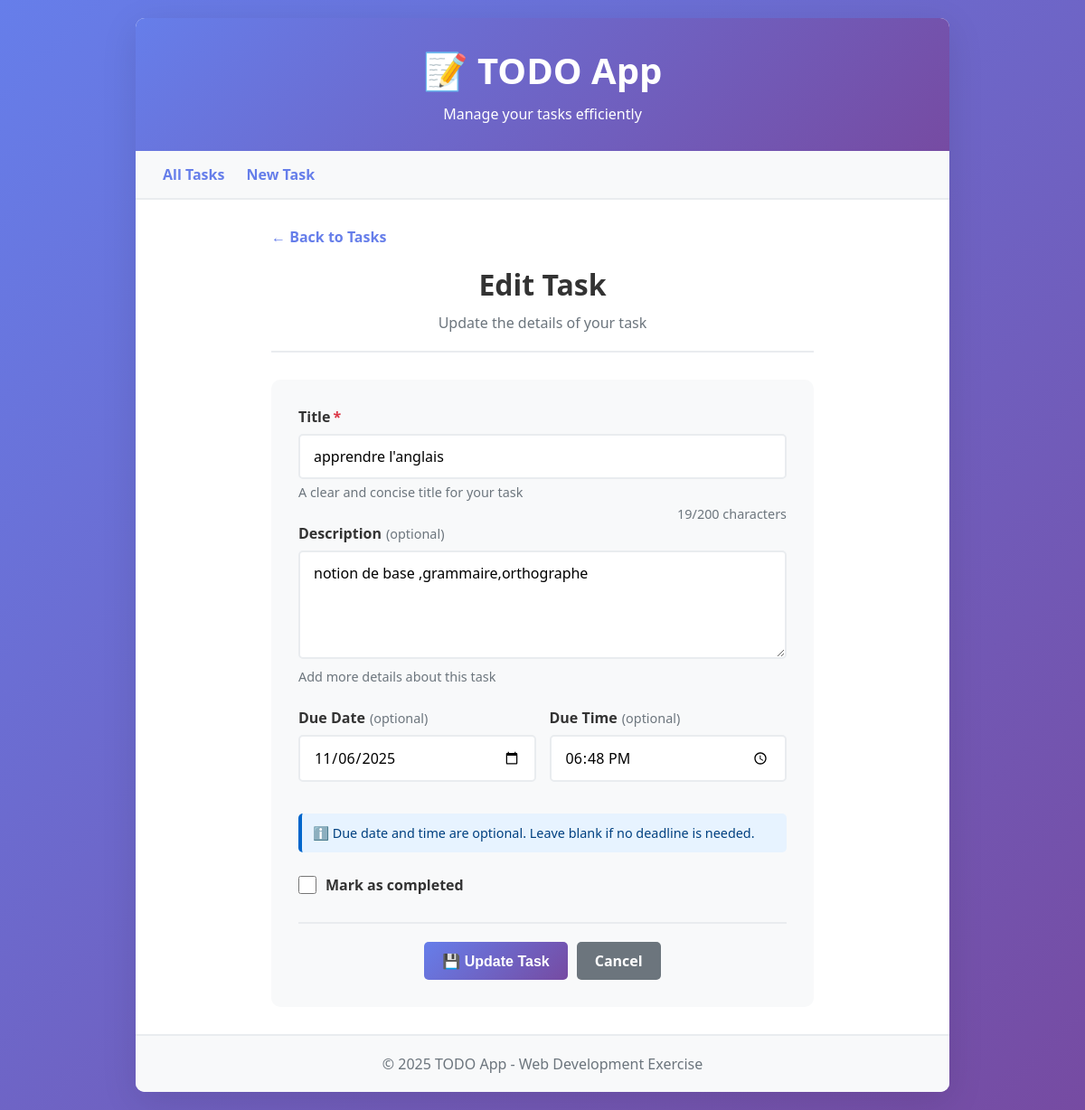
Page /2/update/ on the committed database.
### todo/models.py (models this page shows, shortened)
class Task(models.Model):
    title = models.CharField(max_length=200)
    description = models.TextField(blank=True, null=True)
    completed = models.BooleanField(default=False)
    due_date = models.DateField(blank=True, null=True)
    due_time = models.TimeField(blank=True, null=True)
    created_at = models.DateTimeField(auto_now_add=True)
    updated_at = models.DateTimeField(auto_now=True)
    class Meta:
        ordering = ['-created_at']  # Les plus récents en premier

### todo/views.py (the view, shortened to what this page needs)
# urls.py: path('<int:pk>/update/', views.task_update, name='task_update'),
def task_update(request, pk):
    task = get_object_or_404(Task, pk=pk)
    return render(request, 'task_form.html', {'task': task})

### todo/templates/task_form.html (shortened to what this page needs)
{% extends 'base.html' %}
{% block content %}
<div class="form-container">
    <a href="{% url 'task_list' %}" class="back-link">
        ← Back to Tasks
    </a>
    <div class="form-header">
        <h2>{% if task %}Edit Task{% else %}Create New Task{% endif %}</h2>
        <p>{% if task %}Update the details of your task{% else %}Add a new task to your list{% endif %}</p>
    </div>
    <div class="form-card">
        <form method="post" id="taskForm">
            <div class="form-group">
                <label for="id_title" class="form-label">
                    Title<span class="required">*</span>
                </label>
                <input
                    type="text"
                    name="title"
                    id="id_title"
                    class="form-control {% if form.title.errors %}error{% endif %}"
                    value="{% if task %}{{ task.title }}{% endif %}"
                    placeholder="Enter task title"
                    required
                    maxlength="200"
                >
                <small class="form-help">A clear and concise title for your task</small>
            </div>
            <div class="form-group">
                <label for="id_description" class="form-label">
                    Description<span class="optional">(optional)</span>
                </label>
                <textarea
                    name="description"
                    id="id_description"
                    class="form-control {% if form.description.errors %}error{% endif %}"
                    placeholder="Enter task description"
                >{% if task %}{{ task.description }}{% endif %}</textarea>
                <small class="form-help">Add more details about this task</small>
            </div>
            <div class="form-row">
                <div class="form-group">
                    <label for="id_due_date" class="form-label">
                        Due Date<span class="optional">(optional)</span>
                    </label>
                    <input
                        type="date"
                        name="due_date"
                        id="id_due_date"
                        class="form-control {% if form.due_date.errors %}error{% endif %}"
                        value="{% if task and task.due_date %}{{ task.due_date|date:'Y-m-d' }}{% endif %}"
                    >
                </div>
                <div class="form-group">
                    <label for="id_due_time" class="form-label">
                        Due Time<span class="optional">(optional)</span>
                    </label>
                    <input
                        type="time"
                        name="due_time"
                        id="id_due_time"
                        class="form-control {% if form.due_time.errors %}error{% endif %}"
                        value="{% if task and task.due_time %}{{ task.due_time|time:'H:i' }}{% endif %}"
                    >
                </div>
            </div>
            <div class="datetime-info">
                ℹ️ Due date and time are optional. Leave blank if no deadline is needed.
            </div>
            {% if task %}
            <div class="form-group" style="margin-top: 25px;">
                <div class="checkbox-group">
                    <input
                        type="checkbox"
                        name="completed"
                        id="id_completed"
                    >
                    <label for="id_completed" class="form-label">Mark as completed</label>
                </div>
            </div>
            {% endif %}
            <div class="form-actions">
                <button type="submit" class="btn btn-primary">
                    {% if task %}💾 Update Task{% else %}➕ Create Task{% endif %}
                </button>
                <a href="{% url 'task_list' %}" class="btn btn-secondary">Cancel</a>
            </div>
        </form>
    </div>
</div>
{% endblock %}

### todo/templates/base.html (style rules this page uses)
* { margin: 0; padding: 0; box-sizing: border-box; }
body { font-family: 'Segoe UI', Tahoma, Geneva, Verdana, sans-serif; background: linear-gradient(135deg, #667eea 0%, #764ba2 100%); min-height: 100vh; padding: 20px; }
.btn { display: inline-block; padding: 10px 20px; border: none; border-radius: 5px; cursor: pointer; text-decoration: none; font-size: 16px; transition: all 0.3s; font-weight: 600; }
.btn-primary { background: linear-gradient(135deg, #667eea 0%, #764ba2 100%); color: white; }
.btn-secondary { background: #6c757d; color: white; }

### todo/templates/task_form.html (style rules this page uses)
.form-container { max-width: 600px; margin: 0 auto; }
.form-header { text-align: center; margin-bottom: 30px; padding-bottom: 20px; border-bottom: 2px solid #e9ecef; }
.form-header h2 { font-size: 2em; color: #333; margin-bottom: 10px; }
.form-header p { color: #6c757d; }
.form-card { background: #f8f9fa; border-radius: 10px; padding: 30px; }
.form-group { margin-bottom: 25px; }
.form-label { display: block; font-weight: 600; color: #333; margin-bottom: 8px; font-size: 1em; }
.form-label .required { color: #dc3545; margin-left: 3px; }
.form-label .optional { color: #6c757d; font-weight: normal; font-size: 0.9em; margin-left: 5px; }
.form-control { width: 100%; padding: 12px 15px; border: 2px solid #e9ecef; border-radius: 5px; font-size: 1em; transition: all 0.3s; font-family: inherit; }
textarea.form-control { min-height: 120px; resize: vertical; }
.form-help { font-size: 0.9em; color: #6c757d; margin-top: 5px; display: block; }
.form-row { display: grid; grid-template-columns: 1fr 1fr; gap: 15px; }
.datetime-info { background: #e7f3ff; border-left: 4px solid #0066cc; padding: 12px; border-radius: 5px; margin-top: 10px; font-size: 0.9em; color: #004080; }
.form-actions { display: flex; gap: 10px; justify-content: center; margin-top: 30px; padding-top: 20px; border-top: 2px solid #e9ecef; }
.back-link { color: #667eea; text-decoration: none; display: inline-flex; align-items: center; gap: 5px; font-weight: 600; margin-bottom: 20px; }
.checkbox-group { display: flex; align-items: center; gap: 10px; }
.checkbox-group input[type="checkbox"] { width: 20px; height: 20px; cursor: pointer; }
.checkbox-group label { margin: 0; cursor: pointer; }

### rows in the picture
Task: title "apprendre l'anglais", description "notion de base ,grammaire,orthographe", due_date "11/06/2025", due_time "18:48"
